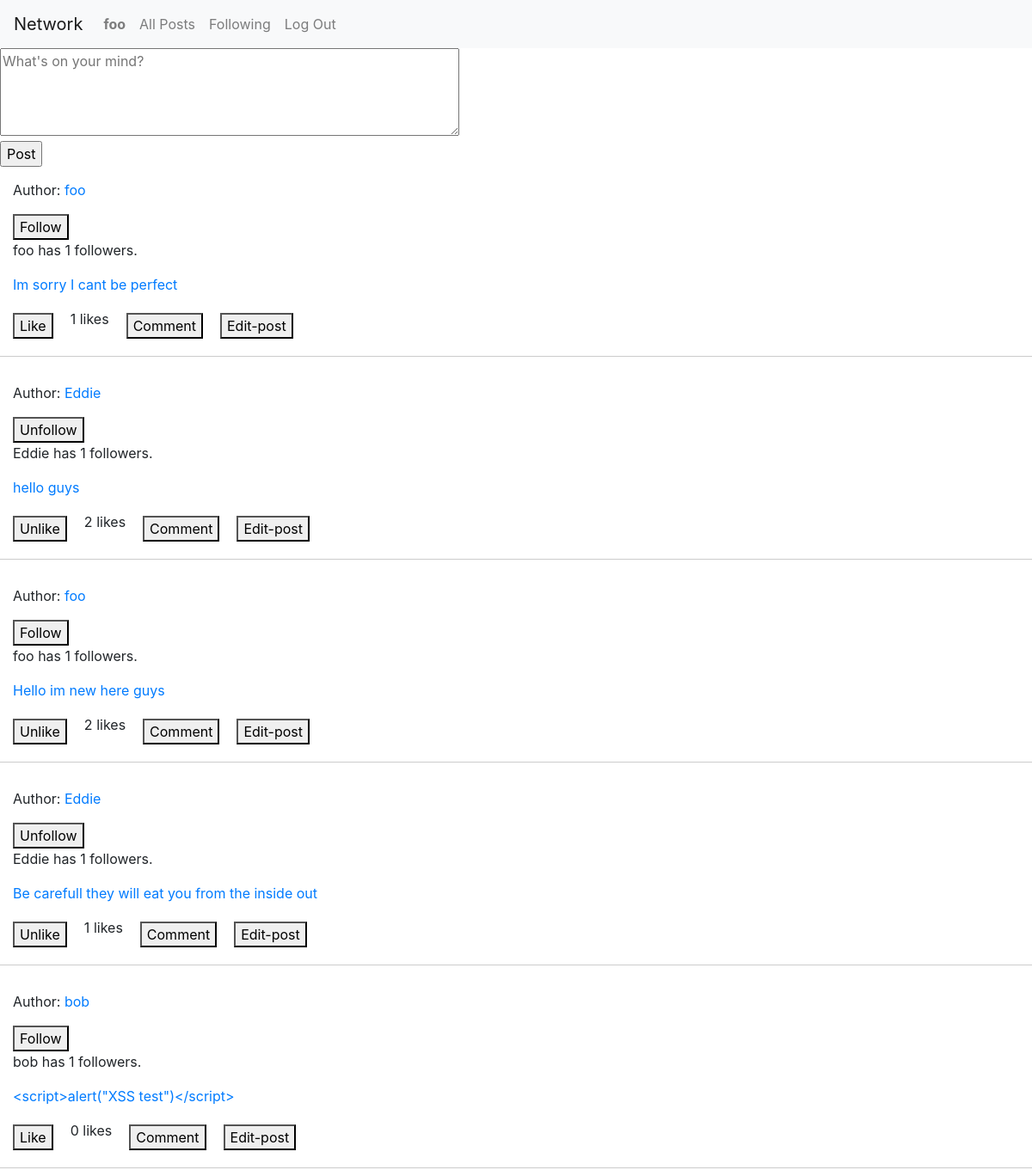
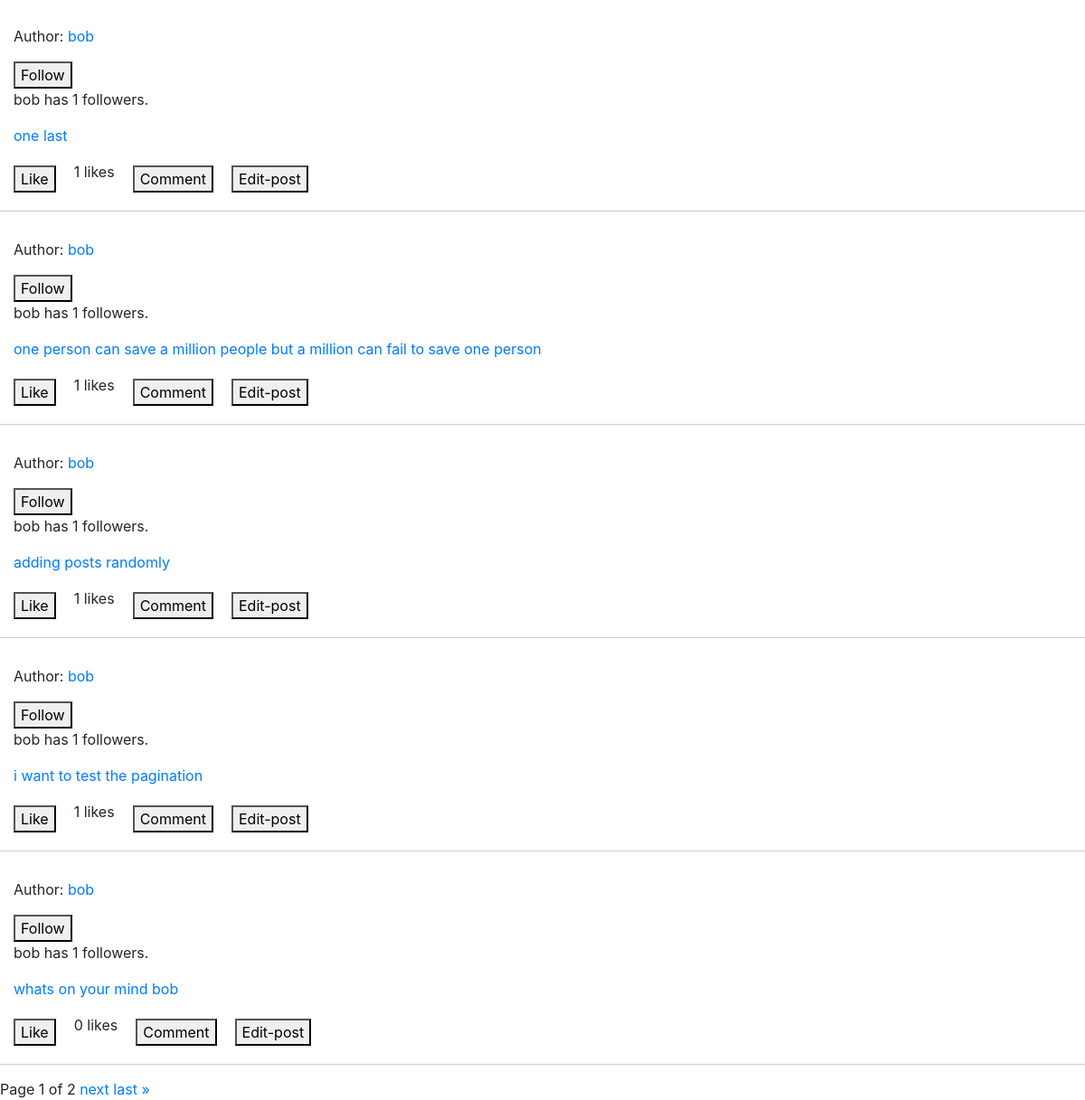
The app's page / (signed in) with its own data (2 pictures, top to bottom).
### network/models.py (models this page shows, shortened)
class User(AbstractUser):
    pass

class Post(models.Model):
    author = models.ForeignKey(User, on_delete=models.CASCADE, related_name="posts")
    title = models.CharField(max_length=200)
    content = models.TextField()
    created_at = models.DateTimeField(auto_now_add=True)

### network/views.py (the view)
# urls.py: path("", views.index, name="index"),
@login_required
def index(request):
    posts = Post.objects.all().order_by("-created_at")
    paginator = Paginator(posts, 10)
    page_number = request.GET.get("page")
    page_obj = paginator.get_page(page_number)
    comments = Comment.objects.all().order_by("-created_at")
    likes = Like.objects.all().order_by("-created_at")
    users = User.objects.exclude(id=request.user.id)
    for post in page_obj:
        if request.user.is_authenticated:
            post.is_liked = Like.objects.filter(post=post, user=request.user).exists()
            post.author.is_followed = Follow.objects.filter(
    follower=request.user,
    following=post.author).exists()
        else:
            post.is_liked = False
    for user in users:
        if request.user.is_authenticated:
            user.is_followed = Follow.objects.filter(follower=request.user, following=user).exists()
    return render(request, "network/index.html", {
        "posts": page_obj, "comments": comments, "likes": likes, "follow": follow, "users": users, "page_obj": page_obj
    })

### network/templates/network/index.html (shortened to what this page needs)
{% extends "network/layout.html" %}
{% block body %}
{% if user.is_authenticated %}
    <form action="{% url 'post' %}" method="post">
        <textarea name="content" rows="4" cols="50" placeholder="What's on your mind?"></textarea><br>
        <input type="submit" value="Post">
    </form>
{% else %}
    <p>Please log in to post.</p>
{% endif %}
{% for post in posts %}
    <div class="post" id="{{post.id}}">
        <p>Author: <a href="{% url 'profile' post.author.id %}">{{ post.author.username }}</a></p>
        <form action="{% url 'follow' post.author.id %}" method="post">
            <button type="submit">
                {% if post.author.is_followed %}
                    Unfollow
                {% else %}
                    Follow
                {% endif %}
            </button>
            <p>{{ post.author.username }} has {{ post.author.followers.count }} followers.</p>
        </form>
        <p class="post-content">
    <a href="{% url 'post_detail' post.id %}">
        {{ post.content }}
    </a>
</p>
    {% if user.is_authenticated %}
<div class="post-actions">
        <form action="{% url 'like' post.id %}" method="post">
            <button type="button" class="like-button">
                {% if post.is_liked %}
                Unlike
                {%else%}
                Like
                {%endif%}
            </button>
        </form>
        <p class="like-count">{{ post.likes.count }} likes</p>
</div>
{% else %}
    <p>Please log in to comment.</p>
{% endif %}
</div>
{% empty %}
    <p>No posts yet.</p>
{% endfor %}
{% if page_obj.has_other_pages %}
    <div class="pagination">
        <span class="page-links">
            <span class="current">
                Page {{ page_obj.number }} of {{ page_obj.paginator.num_pages }}
            </span>
            {% if page_obj.has_next %}
                <a href="?page={{ page_obj.next_page_number }}">next</a>
                <a href="?page={{ page_obj.paginator.num_pages }}">last &raquo;</a>
            {% endif %}
        </span>
    </div>
{% endif %}
{% endblock %}

### network/templates/network/layout.html (shortened to what this page needs)
{% load static %}
<!DOCTYPE html>
<html lang="en">
    <head>
        <link rel="stylesheet" href="https://stackpath.bootstrapcdn.com/bootstrap/4.4.1/css/bootstrap.min.css">
        <link href="{% static 'network/styles.css' %}" rel="stylesheet">
    </head>
    <body>
        <nav class="navbar navbar-expand-lg navbar-light bg-light">
        <a class="navbar-brand" href="{% url 'network'%}">Network</a>
            <div>
              <ul class="navbar-nav mr-auto">
                {% if user.is_authenticated %}
                    <li class="nav-item">
                        <a class="nav-link" href="{% url 'profile' user.id %}"><strong>{{ user.username }}</strong></a>
                    </li>
                {% endif %}
                <li class="nav-item">
                  <a class="nav-link" href="{% url 'index' %}">All Posts</a>
                </li>
                {% if user.is_authenticated %}
                    <li class="nav-item">
                        <a class="nav-link" href="{% url 'following' %}">Following</a>
                    </li>
                    <li class="nav-item">
                        <a class="nav-link" href="{% url 'logout' %}">Log Out</a>
                    </li>
                {% endif %}
              </ul>
            </div>
          </nav>
        <div class="body">
            {% block body %}
            {% endblock %}
        </div>
    </body>
</html>

### network/static/network/styles.css (style rules this page uses)
.post { padding: 15px; margin-bottom: 15px; border-bottom: 1px solid #ccc; }
.post-actions { display: flex; align-items: center; gap: 20px }

### records on screen
User: username "foo"
Post: author.username "foo", shows "Follow", author.followers.count "1", content "Im sorry I cant be perfect", shows "Like", likes.count "1"
Post: author.username "Eddie", shows "Unfollow", author.followers.count "1", content "hello guys", shows "Unlike", likes.count "2"
Post: author.username "foo", shows "Follow", author.followers.count "1", content "Hello im new here guys", shows "Unlike", likes.count "2"
Post: author.username "Eddie", shows "Unfollow", author.followers.count "1", content "Be carefull they will eat you from the inside out", shows "Unlike", likes.count "1"
Post: author.username "bob", shows "Follow", author.followers.count "1", content "<script>alert(\"XSS test\")</script>", shows "Like", likes.count "0"
Post: author.username "bob", shows "Follow", author.followers.count "1", content "one last", shows "Like", likes.count "1"
Post: author.username "bob", shows "Follow", author.followers.count "1", content "one person can save a million people but a million can fail to save one person", shows "Like", likes.count "1"
Post: author.username "bob", shows "Follow", author.followers.count "1", content "adding posts randomly", shows "Like", likes.count "1"
Post: author.username "bob", shows "Follow", author.followers.count "1", content "i want to test the pagination", shows "Like", likes.count "1"
Post: author.username "bob", shows "Follow", author.followers.count "1", content "whats on your mind bob", shows "Like", likes.count "0"

### other values on screen
{{ page_obj.number }} "1"
{{ page_obj.paginator.num_pages }} "2"
